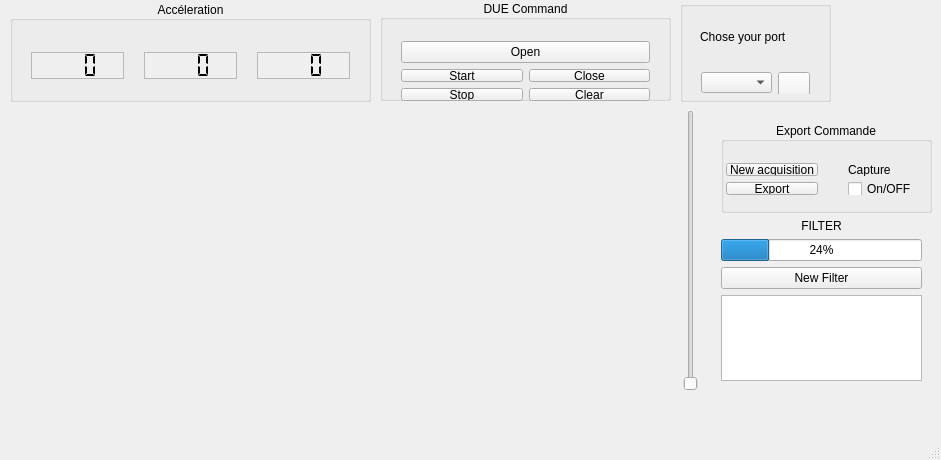
<?xml version="1.0" encoding="UTF-8"?>
<ui version="4.0">
 <class>MainWindow</class>
 <widget class="QMainWindow" name="MainWindow">
  <property name="geometry">
   <rect>
    <x>0</x>
    <y>0</y>
    <width>941</width>
    <height>460</height>
   </rect>
  </property>
  <property name="minimumSize">
   <size>
    <width>941</width>
    <height>460</height>
   </size>
  </property>
  <property name="maximumSize">
   <size>
    <width>16777215</width>
    <height>16777215</height>
   </size>
  </property>
  <property name="cursor">
   <cursorShape>UpArrowCursor</cursorShape>
  </property>
  <property name="windowTitle">
   <string>Due acceleration acquisitor by Ensea</string>
  </property>
  <property name="documentMode">
   <bool>false</bool>
  </property>
  <property name="tabShape">
   <enum>QTabWidget::Rounded</enum>
  </property>
  <widget class="QWidget" name="centralWidget">
   <widget class="QCustomPlot" name="Widgetcplot" native="true">
    <property name="geometry">
     <rect>
      <x>10</x>
      <y>111</y>
      <width>661</width>
      <height>281</height>
     </rect>
    </property>
    <property name="cursor">
     <cursorShape>CrossCursor</cursorShape>
    </property>
   </widget>
   <widget class="QLabel" name="label">
    <property name="geometry">
     <rect>
      <x>840</x>
      <y>21</y>
      <width>91</width>
      <height>81</height>
     </rect>
    </property>
    <property name="text">
     <string/>
    </property>
    <property name="pixmap">
     <pixmap resource="ressource1.qrc">:/LogoEnsea/Image/Logo_ENSEA.png</pixmap>
    </property>
    <property name="scaledContents">
     <bool>true</bool>
    </property>
   </widget>
   <widget class="QGroupBox" name="groupBox">
    <property name="geometry">
     <rect>
      <x>680</x>
      <y>1</y>
      <width>151</width>
      <height>101</height>
     </rect>
    </property>
    <property name="minimumSize">
     <size>
      <width>141</width>
      <height>101</height>
     </size>
    </property>
    <property name="title">
     <string/>
    </property>
    <widget class="QLabel" name="label_2">
     <property name="geometry">
      <rect>
       <x>20</x>
       <y>20</y>
       <width>111</width>
       <height>31</height>
      </rect>
     </property>
     <property name="text">
      <string>Chose your port</string>
     </property>
    </widget>
    <widget class="QWidget" name="horizontalLayoutWidget">
     <property name="geometry">
      <rect>
       <x>10</x>
       <y>60</y>
       <width>131</width>
       <height>33</height>
      </rect>
     </property>
     <layout class="QHBoxLayout" name="horizontalLayout_2">
      <item>
       <widget class="QComboBox" name="serialPortInfoListBox">
        <property name="minimumSize">
         <size>
          <width>71</width>
          <height>21</height>
         </size>
        </property>
        <property name="insertPolicy">
         <enum>QComboBox::InsertAfterCurrent</enum>
        </property>
       </widget>
      </item>
      <item>
       <widget class="QPushButton" name="pushButtonRefresh">
        <property name="minimumSize">
         <size>
          <width>31</width>
          <height>31</height>
         </size>
        </property>
        <property name="maximumSize">
         <size>
          <width>40</width>
          <height>40</height>
         </size>
        </property>
        <property name="text">
         <string/>
        </property>
        <property name="icon">
         <iconset>
          <normalon>:/LogoEnsea/Image/Button_Open-01.png</normalon>
         </iconset>
        </property>
        <property name="iconSize">
         <size>
          <width>25</width>
          <height>25</height>
         </size>
        </property>
        <property name="checkable">
         <bool>false</bool>
        </property>
        <property name="checked">
         <bool>false</bool>
        </property>
       </widget>
      </item>
     </layout>
    </widget>
   </widget>
   <widget class="QGroupBox" name="Dsiplay_Layout">
    <property name="geometry">
     <rect>
      <x>10</x>
      <y>1</y>
      <width>361</width>
      <height>101</height>
     </rect>
    </property>
    <property name="minimumSize">
     <size>
      <width>361</width>
      <height>101</height>
     </size>
    </property>
    <property name="maximumSize">
     <size>
      <width>361</width>
      <height>101</height>
     </size>
    </property>
    <property name="title">
     <string>Accéleration</string>
    </property>
    <property name="alignment">
     <set>Qt::AlignCenter</set>
    </property>
    <widget class="QWidget" name="layoutWidget">
     <property name="geometry">
      <rect>
       <x>10</x>
       <y>20</y>
       <width>341</width>
       <height>21</height>
      </rect>
     </property>
     <layout class="QHBoxLayout" name="horizontalLayout">
      <property name="leftMargin">
       <number>0</number>
      </property>
      <item>
       <widget class="QLabel" name="label_X">
        <property name="text">
         <string>X</string>
        </property>
        <property name="alignment">
         <set>Qt::AlignCenter</set>
        </property>
       </widget>
      </item>
      <item>
       <widget class="QLabel" name="label_Y">
        <property name="text">
         <string>Y</string>
        </property>
        <property name="alignment">
         <set>Qt::AlignCenter</set>
        </property>
       </widget>
      </item>
      <item>
       <widget class="QLabel" name="label_Z">
        <property name="text">
         <string>Z</string>
        </property>
        <property name="alignment">
         <set>Qt::AlignCenter</set>
        </property>
       </widget>
      </item>
     </layout>
    </widget>
    <widget class="QWidget" name="layoutWidget1">
     <property name="geometry">
      <rect>
       <x>10</x>
       <y>40</y>
       <width>341</width>
       <height>49</height>
      </rect>
     </property>
     <layout class="QGridLayout" name="gridLayout_2">
      <property name="horizontalSpacing">
       <number>20</number>
      </property>
      <item row="0" column="0">
       <widget class="QLCDNumber" name="lcdNumberX">
        <property name="autoFillBackground">
         <bool>true</bool>
        </property>
        <property name="frameShape">
         <enum>QFrame::StyledPanel</enum>
        </property>
        <property name="frameShadow">
         <enum>QFrame::Sunken</enum>
        </property>
        <property name="smallDecimalPoint">
         <bool>false</bool>
        </property>
        <property name="digitCount">
         <number>3</number>
        </property>
        <property name="segmentStyle">
         <enum>QLCDNumber::Flat</enum>
        </property>
       </widget>
      </item>
      <item row="0" column="2">
       <widget class="QLCDNumber" name="lcdNumberZ">
        <property name="autoFillBackground">
         <bool>true</bool>
        </property>
        <property name="frameShape">
         <enum>QFrame::StyledPanel</enum>
        </property>
        <property name="frameShadow">
         <enum>QFrame::Sunken</enum>
        </property>
        <property name="smallDecimalPoint">
         <bool>false</bool>
        </property>
        <property name="digitCount">
         <number>3</number>
        </property>
        <property name="segmentStyle">
         <enum>QLCDNumber::Flat</enum>
        </property>
       </widget>
      </item>
      <item row="0" column="1">
       <widget class="QLCDNumber" name="lcdNumberY">
        <property name="autoFillBackground">
         <bool>true</bool>
        </property>
        <property name="frameShape">
         <enum>QFrame::StyledPanel</enum>
        </property>
        <property name="frameShadow">
         <enum>QFrame::Sunken</enum>
        </property>
        <property name="smallDecimalPoint">
         <bool>false</bool>
        </property>
        <property name="digitCount">
         <number>3</number>
        </property>
        <property name="segmentStyle">
         <enum>QLCDNumber::Flat</enum>
        </property>
       </widget>
      </item>
     </layout>
    </widget>
   </widget>
   <widget class="QWidget" name="verticalLayoutWidget">
    <property name="geometry">
     <rect>
      <x>710</x>
      <y>111</y>
      <width>223</width>
      <height>281</height>
     </rect>
    </property>
    <layout class="QVBoxLayout" name="verticalLayout_2">
     <item>
      <widget class="QGroupBox" name="groupBox_3">
       <property name="minimumSize">
        <size>
         <width>211</width>
         <height>91</height>
        </size>
       </property>
       <property name="title">
        <string>Export Commande</string>
       </property>
       <property name="alignment">
        <set>Qt::AlignCenter</set>
       </property>
       <widget class="QWidget" name="gridLayoutWidget">
        <property name="geometry">
         <rect>
          <x>0</x>
          <y>30</y>
          <width>217</width>
          <height>54</height>
         </rect>
        </property>
        <layout class="QGridLayout" name="gridLayout_6">
         <property name="leftMargin">
          <number>5</number>
         </property>
         <property name="horizontalSpacing">
          <number>30</number>
         </property>
         <item row="2" column="1">
          <widget class="QPushButton" name="pushButtonExport">
           <property name="maximumSize">
            <size>
             <width>16777215</width>
             <height>16777215</height>
            </size>
           </property>
           <property name="text">
            <string>Export</string>
           </property>
          </widget>
         </item>
         <item row="2" column="2">
          <widget class="QCheckBox" name="checkBoxExpOnoff">
           <property name="focusPolicy">
            <enum>Qt::WheelFocus</enum>
           </property>
           <property name="layoutDirection">
            <enum>Qt::LeftToRight</enum>
           </property>
           <property name="text">
            <string>On/OFF</string>
           </property>
           <property name="checked">
            <bool>false</bool>
           </property>
          </widget>
         </item>
         <item row="1" column="2">
          <widget class="QLabel" name="labelSauvegarde">
           <property name="text">
            <string>Capture</string>
           </property>
           <property name="alignment">
            <set>Qt::AlignLeading|Qt::AlignLeft|Qt::AlignVCenter</set>
           </property>
          </widget>
         </item>
         <item row="1" column="1">
          <widget class="QPushButton" name="pushButtonNewStockage">
           <property name="minimumSize">
            <size>
             <width>0</width>
             <height>0</height>
            </size>
           </property>
           <property name="maximumSize">
            <size>
             <width>16777215</width>
             <height>16777215</height>
            </size>
           </property>
           <property name="text">
            <string>New acquisition</string>
           </property>
          </widget>
         </item>
        </layout>
       </widget>
      </widget>
     </item>
     <item>
      <widget class="QLabel" name="label_3">
       <property name="text">
        <string>FILTER</string>
       </property>
       <property name="alignment">
        <set>Qt::AlignCenter</set>
       </property>
      </widget>
     </item>
     <item>
      <widget class="QProgressBar" name="progressBarFilter">
       <property name="maximumSize">
        <size>
         <width>16777215</width>
         <height>16777215</height>
        </size>
       </property>
       <property name="layoutDirection">
        <enum>Qt::LeftToRight</enum>
       </property>
       <property name="value">
        <number>24</number>
       </property>
      </widget>
     </item>
     <item>
      <widget class="QPushButton" name="pushButtonFilter">
       <property name="text">
        <string>New Filter</string>
       </property>
      </widget>
     </item>
     <item>
      <widget class="QListWidget" name="listWidgetFilter"/>
     </item>
    </layout>
   </widget>
   <widget class="QSlider" name="verticalSlider">
    <property name="geometry">
     <rect>
      <x>680</x>
      <y>110</y>
      <width>21</width>
      <height>281</height>
     </rect>
    </property>
    <property name="orientation">
     <enum>Qt::Vertical</enum>
    </property>
   </widget>
   <widget class="QGroupBox" name="groupBox_2">
    <property name="geometry">
     <rect>
      <x>380</x>
      <y>0</y>
      <width>291</width>
      <height>101</height>
     </rect>
    </property>
    <property name="title">
     <string> DUE Command </string>
    </property>
    <property name="alignment">
     <set>Qt::AlignCenter</set>
    </property>
    <widget class="QWidget" name="verticalLayoutWidget_2">
     <property name="geometry">
      <rect>
       <x>10</x>
       <y>30</y>
       <width>271</width>
       <height>82</height>
      </rect>
     </property>
     <layout class="QVBoxLayout" name="verticalLayout">
      <item>
       <widget class="QPushButton" name="pushButtonOpen">
        <property name="maximumSize">
         <size>
          <width>16777215</width>
          <height>25</height>
         </size>
        </property>
        <property name="layoutDirection">
         <enum>Qt::LeftToRight</enum>
        </property>
        <property name="autoFillBackground">
         <bool>true</bool>
        </property>
        <property name="text">
         <string>Open</string>
        </property>
       </widget>
      </item>
      <item>
       <layout class="QGridLayout" name="gridLayout">
        <property name="sizeConstraint">
         <enum>QLayout::SetMaximumSize</enum>
        </property>
        <item row="3" column="1">
         <widget class="QPushButton" name="pushButtonClear">
          <property name="text">
           <string>Clear</string>
          </property>
         </widget>
        </item>
        <item row="1" column="0">
         <widget class="QPushButton" name="pushButtonStart">
          <property name="autoFillBackground">
           <bool>false</bool>
          </property>
          <property name="text">
           <string>Start</string>
          </property>
         </widget>
        </item>
        <item row="3" column="0">
         <widget class="QPushButton" name="pushButtonBreak">
          <property name="text">
           <string>Stop</string>
          </property>
         </widget>
        </item>
        <item row="1" column="1">
         <widget class="QPushButton" name="pushButtonClose">
          <property name="enabled">
           <bool>true</bool>
          </property>
          <property name="minimumSize">
           <size>
            <width>0</width>
            <height>0</height>
           </size>
          </property>
          <property name="text">
           <string>Close</string>
          </property>
         </widget>
        </item>
       </layout>
      </item>
     </layout>
    </widget>
   </widget>
  </widget>
  <widget class="QStatusBar" name="statusBar"/>
  <widget class="QMenuBar" name="menuBar">
   <property name="geometry">
    <rect>
     <x>0</x>
     <y>0</y>
     <width>941</width>
     <height>19</height>
    </rect>
   </property>
  </widget>
 </widget>
 <layoutdefault spacing="6" margin="11"/>
 <customwidgets>
  <customwidget>
   <class>QCustomPlot</class>
   <extends>QWidget</extends>
   <header location="global">qcustomplot.h</header>
   <container>1</container>
  </customwidget>
 </customwidgets>
 <resources>
  <include location="ressource1.qrc"/>
 </resources>
 <connections/>
</ui>
